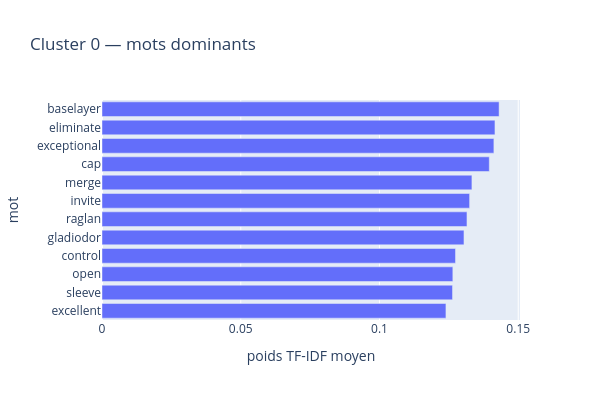
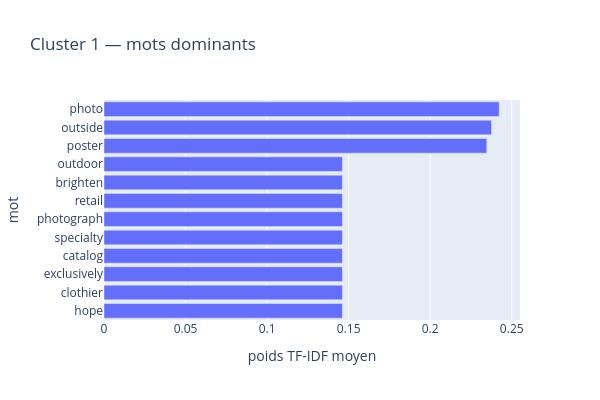
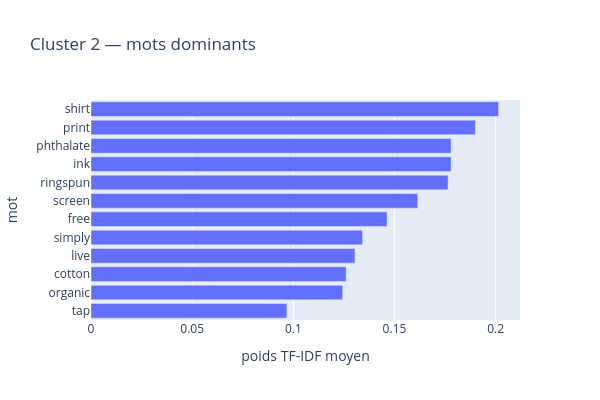
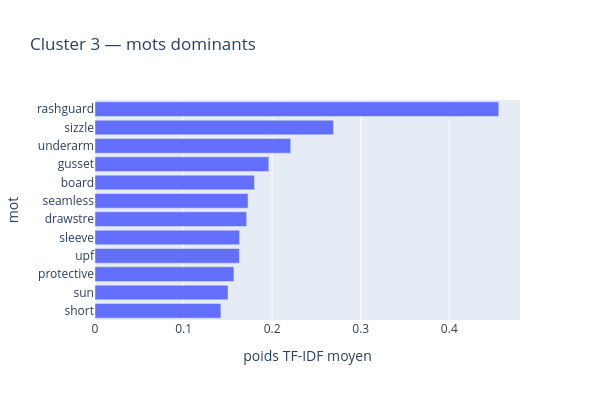

The notebook cell saved with these charts, in order:
### Code cell
cluster_ids = np.unique(labels[labels != -1]) # Parcours tous les clusters sauf le bruit (-1)

for cluster_id in cluster_ids:
    masque = labels == cluster_id
    assert cluster_id != -1 and masque.any()

    X_cluster = matrice_tfidf[masque]

    # Poids TF-IDF moyen de chaque mot dans ce groupe
    poids = np.asarray(X_cluster.mean(axis=0)).ravel()
    top = np.argsort(poids)[::-1][:12]
    top = top[poids[top] > 0]

    mots_cluster = pd.DataFrame({
        "mot": mots[top],
        "poids TF-IDF moyen": poids[top]
    })

    fig = px.bar(
        mots_cluster,
        x="poids TF-IDF moyen",
        y="mot",
        orientation="h",
        title=f"Cluster {cluster_id} — mots dominants",
        height=400,
        width=600
    )
    fig.update_yaxes(categoryorder="total ascending")
    fig.show()

    # Descriptions les plus proches du centre moyen en distance cosinus
    centre = np.asarray(X_cluster.mean(axis=0))
    similarites = cosine_similarity(X_cluster, centre).ravel()

    positions = np.flatnonzero(masque)
    selection = positions[np.argsort(similarites)[::-1][:3]]

    print(f"Cluster {cluster_id} : {len(positions)} produits")

    with pd.option_context("display.max_colwidth", None):
        display(lecture.iloc[selection][["id", "texte"]])

### Figure 1 — Plotly figure (JSON) as saved in the notebook; plotly's stock layout.template omitted (floating-point values rounded to 4 significant figures)
{"data": [{"hovertemplate": "poids TF-IDF moyen=%{x}<br>mot=%{y}<extra></extra>", "legendgroup": "", "marker": {"color": "#636efa", "pattern": {"shape": ""}}, "name": "", "orientation": "h", "showlegend": false, "textposition": "auto", "type": "bar", "x": [0.1431, 0.1416, 0.1412, 0.1396, 0.1333, 0.1325, 0.1315, 0.1304, 0.1274, 0.1264, 0.1263, 0.1239], "xaxis": "x", "y": ["baselayer", "eliminate", "exceptional", "cap", "merge", "invite", "raglan", "gladiodor", "control", "open", "sleeve", "excellent"], "yaxis": "y"}], "layout": {"barmode": "relative", "height": 400, "legend": {"tracegroupgap": 0}, "title": {"text": "Cluster 0 — mots dominants"}, "width": 600, "xaxis": {"anchor": "y", "domain": [0, 1], "title": {"text": "poids TF-IDF moyen"}}, "yaxis": {"anchor": "x", "categoryorder": "total ascending", "domain": [0, 1], "title": {"text": "mot"}}}}

### Figure 2 — Plotly figure (JSON) as saved in the notebook; plotly's stock layout.template omitted (floating-point values rounded to 4 significant figures)
{"data": [{"hovertemplate": "poids TF-IDF moyen=%{x}<br>mot=%{y}<extra></extra>", "legendgroup": "", "marker": {"color": "#636efa", "pattern": {"shape": ""}}, "name": "", "orientation": "h", "showlegend": false, "textposition": "auto", "type": "bar", "x": [0.2423, 0.2376, 0.2347, 0.1462, 0.1462, 0.1462, 0.1462, 0.1462, 0.1462, 0.1462, 0.1462, 0.1462], "xaxis": "x", "y": ["photo", "outside", "poster", "hope", "clothier", "exclusively", "catalog", "specialty", "photograph", "retail", "brighten", "outdoor"], "yaxis": "y"}], "layout": {"barmode": "relative", "height": 400, "legend": {"tracegroupgap": 0}, "title": {"text": "Cluster 1 — mots dominants"}, "width": 600, "xaxis": {"anchor": "y", "domain": [0, 1], "title": {"text": "poids TF-IDF moyen"}}, "yaxis": {"anchor": "x", "categoryorder": "total ascending", "domain": [0, 1], "title": {"text": "mot"}}}}

### Figure 3 — Plotly figure (JSON) as saved in the notebook; plotly's stock layout.template omitted (floating-point values rounded to 4 significant figures)
{"data": [{"hovertemplate": "poids TF-IDF moyen=%{x}<br>mot=%{y}<extra></extra>", "legendgroup": "", "marker": {"color": "#636efa", "pattern": {"shape": ""}}, "name": "", "orientation": "h", "showlegend": false, "textposition": "auto", "type": "bar", "x": [0.2014, 0.19, 0.178, 0.178, 0.1765, 0.1615, 0.1463, 0.1342, 0.1305, 0.1261, 0.1244, 0.09681], "xaxis": "x", "y": ["shirt", "print", "ink", "phthalate", "ringspun", "screen", "free", "simply", "live", "cotton", "organic", "tap"], "yaxis": "y"}], "layout": {"barmode": "relative", "height": 400, "legend": {"tracegroupgap": 0}, "title": {"text": "Cluster 2 — mots dominants"}, "width": 600, "xaxis": {"anchor": "y", "domain": [0, 1], "title": {"text": "poids TF-IDF moyen"}}, "yaxis": {"anchor": "x", "categoryorder": "total ascending", "domain": [0, 1], "title": {"text": "mot"}}}}

### Figure 4 — Plotly figure (JSON) as saved in the notebook; plotly's stock layout.template omitted (floating-point values rounded to 4 significant figures)
{"data": [{"hovertemplate": "poids TF-IDF moyen=%{x}<br>mot=%{y}<extra></extra>", "legendgroup": "", "marker": {"color": "#636efa", "pattern": {"shape": ""}}, "name": "", "orientation": "h", "showlegend": false, "textposition": "auto", "type": "bar", "x": [0.4558, 0.2692, 0.221, 0.1962, 0.18, 0.1728, 0.1712, 0.1633, 0.163, 0.1568, 0.1502, 0.1421], "xaxis": "x", "y": ["rashguard", "sizzle", "underarm", "gusset", "board", "seamless", "drawstre", "sleeve", "upf", "protective", "sun", "short"], "yaxis": "y"}], "layout": {"barmode": "relative", "height": 400, "legend": {"tracegroupgap": 0}, "title": {"text": "Cluster 3 — mots dominants"}, "width": 600, "xaxis": {"anchor": "y", "domain": [0, 1], "title": {"text": "poids TF-IDF moyen"}}, "yaxis": {"anchor": "x", "categoryorder": "total ascending", "domain": [0, 1], "title": {"text": "mot"}}}}
